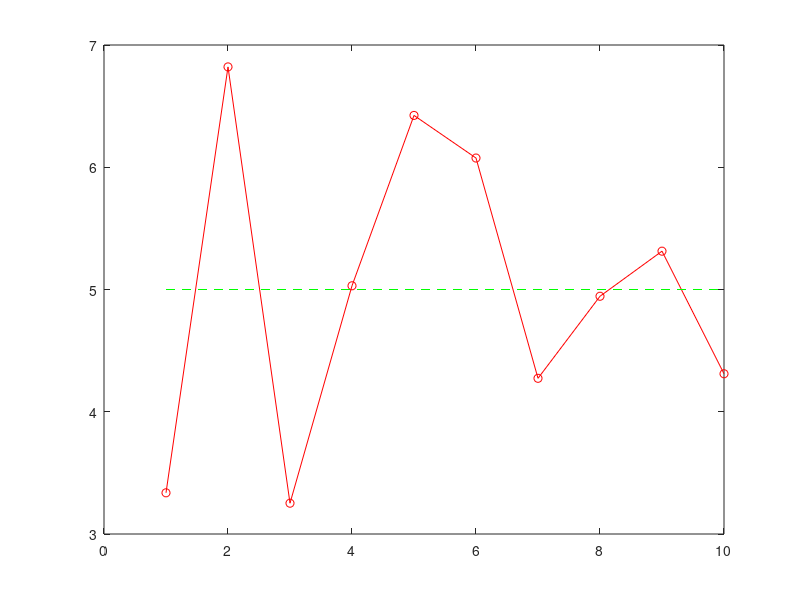

Here is the MATLAB script that generated this plot: (Note: this script raises an error after producing the figure.)
    
    clc;
    close all;
    
    %% Initialization 
    simulation_time = 1:1:10;
    ground_truth = 5;
    m = ground_truth*(simulation_time>=0);
    noise = zeros(1,length(simulation_time));
    
    min = -2;  %range for adding noise
    max = 2; 
    
    %% Adding random noise 
    for i=1 :length(simulation_time)
        random_number = min + rand * (max - min);
        noise(i) = ground_truth + random_number;
    end
    disp('noise :');
    disp(noise);
    
    %% Kalman filter State estimation
    
    Initial_estimate = 9;
    Error_in_estimate = 3;
    Error_in_measurement = 2;
    Estimate = ones(1,length(simulation_time)+1);
    Estimate(1)= Initial_estimate;
    
    for i = 1 : length(simulation_time)
        
    % Calculating Kalman Gain 
        Kalmain_gain = (Error_in_estimate / (Error_in_estimate + Error_in_measurement));
    
    % Calculating Estimate
        Estimate(i+1) = (Estimate(i) + (Kalmain_gain*(noise(i)-Estimate(i))));
    
    % Calculating Error in Estimate 
        Error_in_estimate = ((1-Kalmain_gain)*(Error_in_estimate));
    end
    
    %% Plotting values 
    
    disp('estimate = ');
    disp(Estimate);
    plot(simulation_time,noise,'r-o');
    hold on;
    plot(simulation_time,m,'g--');
    plot(1:length(Estimate),Estimate,'b--X');
    axis([-1 length(Estimate) 0 10]);
    legend('Ground truth with noise','Ground truth','Estimated value');
